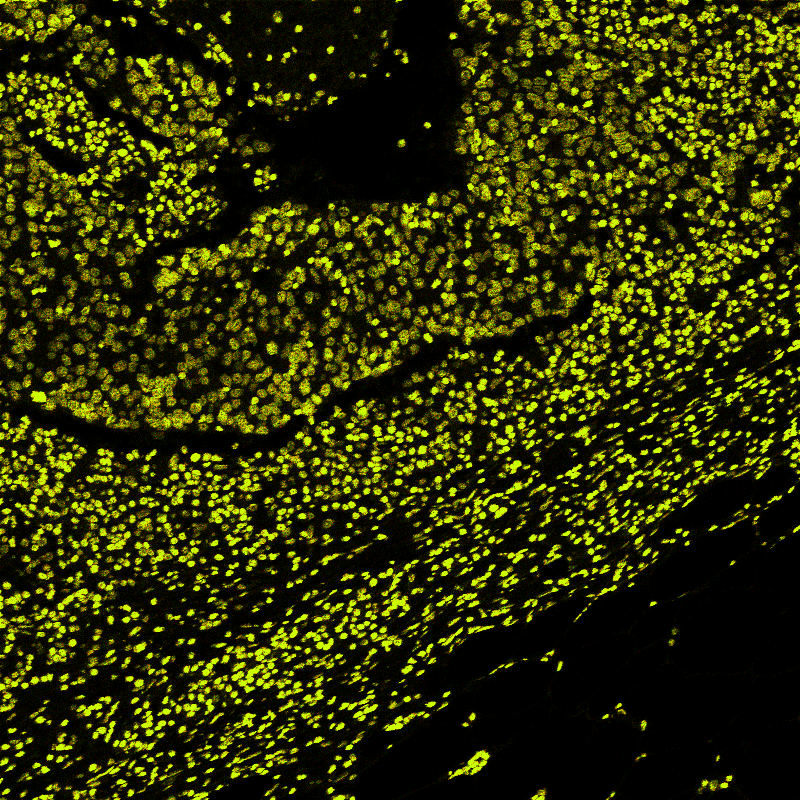
#> input picture backend/app/test.png, 800 x 800 px
$ python -i image.py   (imports and definitions only)   (older library calls are emulated)
#> lines starting #> are read from the running program, lines starting #| are printed output that depends on the picture; after the words box and inside, x2 and y2 are one past the last pixel; in counts of white or black regions, pixels touching at a corner belong together
#> further down, picture is the input picture: shape (800, 800, 3); mean B, G, R 0, 48.8, 46.3
import logging
import sys
from typing import List, Tuple

import cv2
import numpy as np
import tifffile
from mahotas import bwperim
from matplotlib import cm
from matplotlib.colors import LinearSegmentedColormap, rgb2hex, to_rgb
from skimage.color import label2rgb

from app.modules.acquisition.dto import (
    FilterDto,
    LegendDto,
    MaskSettingsDto,
    ScalebarDto,
)
from app.modules.analysis.dto import SegmentationSettingsDto

EPSILON = sys.float_info.epsilon  # Smallest possible difference.

logger = logging.getLogger(__name__)

OTSU_GRAYSCALE = "Otsu Grayscale"
OTSU_HUE_ALGORITHM = "Otsu Hue"
OTSU_SATURATION_ALGORITHM = "Otsu Saturation"
OTSU_LIGHTNESS_ALGORITHM = "Otsu Lightness"


# [112 lines left out: functions apply_filter, colorize, scale_image, draw_mask, mask_color_img, draw_scalebar and 2 more, not called in this run]


def _otsu_hls(image_rgb, channel_name: str, flip: bool):
#> called with channel_name = 'hue', flip = False
    image_gray = cv2.cvtColor(image_rgb, cv2.COLOR_BGR2HLS)
#> image_gray: shape (800, 800, 3); mean of channels 0, 1, 2 25.5, 27.8, 198.9
    hue, lightness, saturation = np.split(image_gray, 3, axis=2)
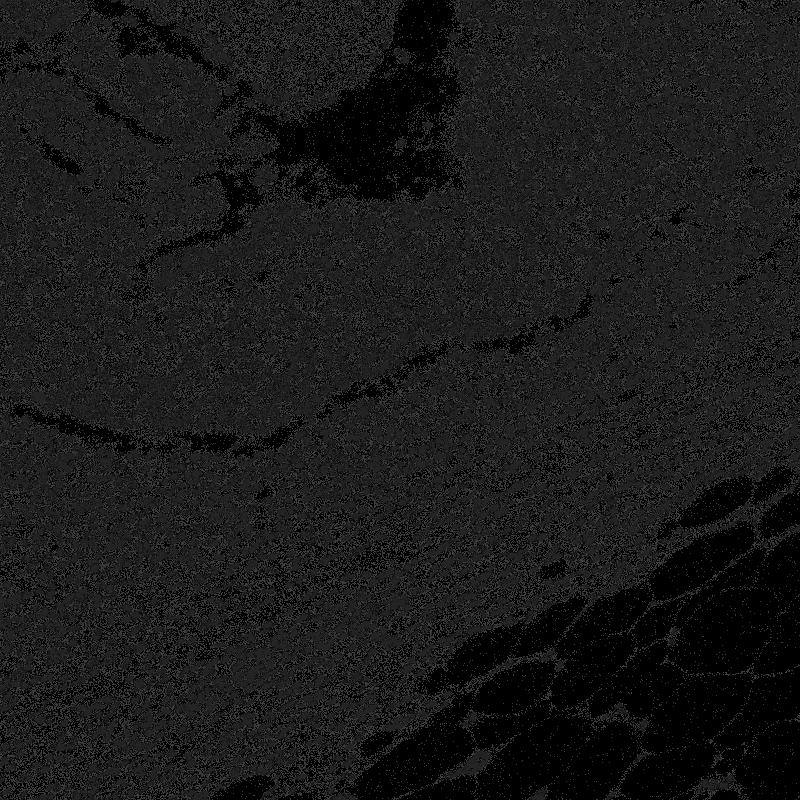
#> hue: shape (800, 800, 1); min 0, max 60, mean 25.5
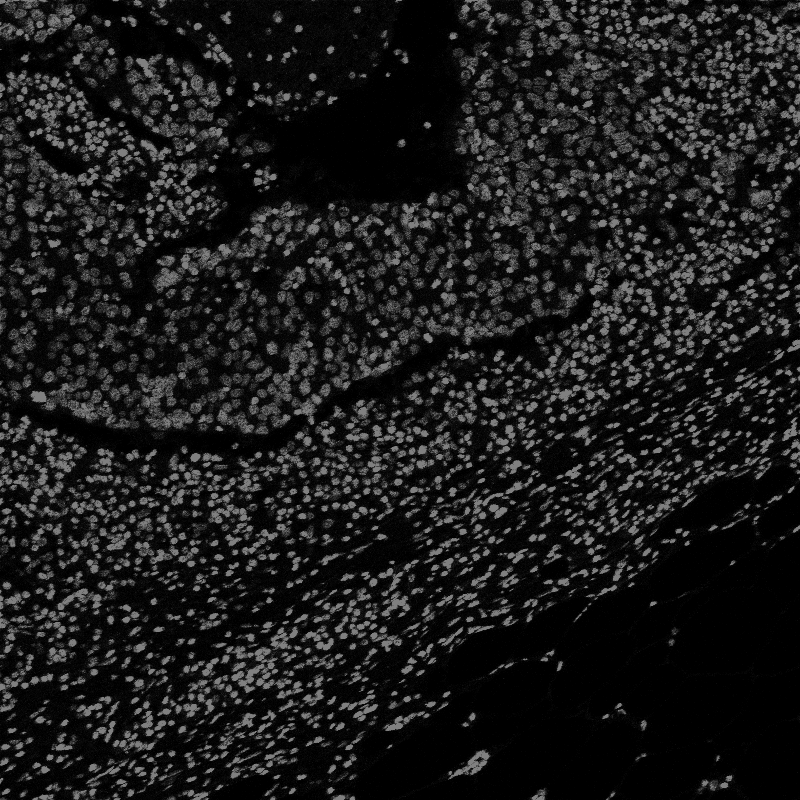
#> lightness: shape (800, 800, 1); min 0, max 128, mean 27.8
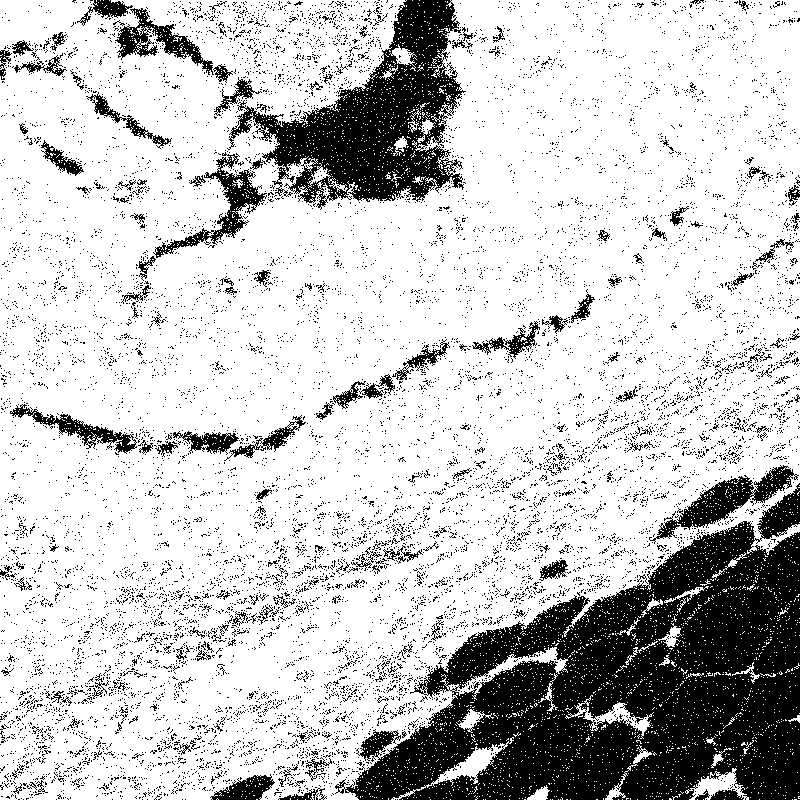
#> saturation: shape (800, 800, 1); 78% white; 11389 black regions (11208 under 20 px), largest, box (x1, y1, x2, y2) and area: (335, 483, 800, 800) 73710, (227, 0, 466, 210) 20132, (649, 465, 799, 544) 2985

    hsl = locals()[channel_name]
    hsl = hsl.reshape((hsl.shape[0], hsl.shape[1]))

    _, mask = cv2.threshold(hsl.astype(np.uint8), 0, 255, cv2.THRESH_BINARY + cv2.THRESH_OTSU)
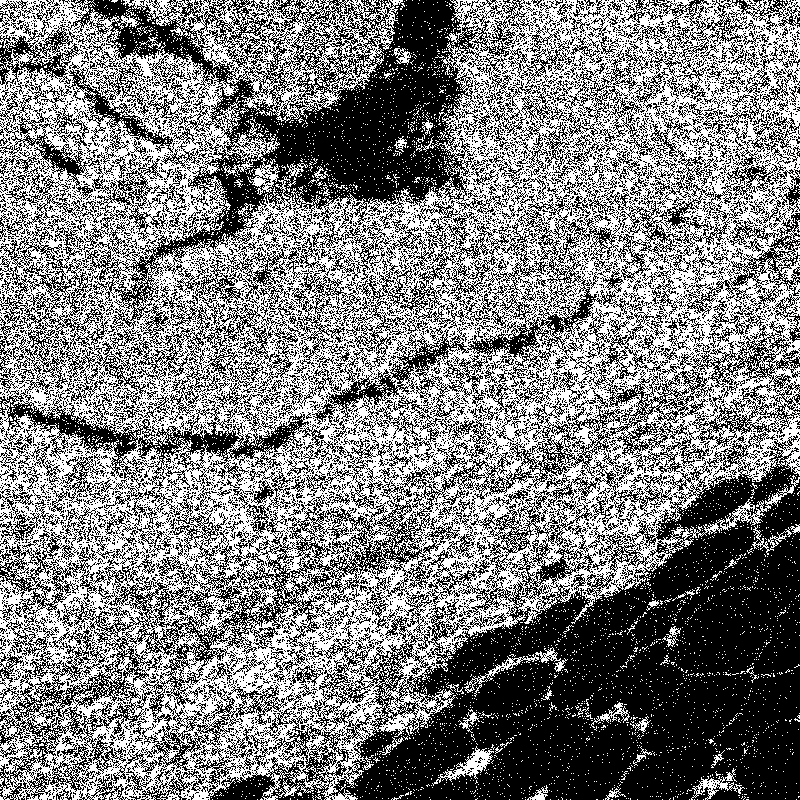
#> mask: shape (800, 800); 50.2% white; 8433 black regions (7901 under 20 px), largest, box (x1, y1, x2, y2) and area: (0, 306, 800, 800) 152699, (0, 0, 534, 423) 58062, (291, 123, 743, 437) 21379

    if flip:
        mask = ~mask

    return mask


def otsu_hue(image_rgb):
    return _otsu_hls(image_rgb, channel_name="hue", flip=False)


def otsu_saturation(image_rgb):
    return _otsu_hls(image_rgb, channel_name="saturation", flip=False)


def otsu_lightness(image_rgb):
    return _otsu_hls(image_rgb, channel_name="lightness", flip=False)


# [29 lines left out: functions get_mask, apply_morphology, get_heatmap_colors, not called in this run]

>>> import cv2
>>> picture = cv2.imread('../test.png')
>>> result = otsu_hue(picture)
